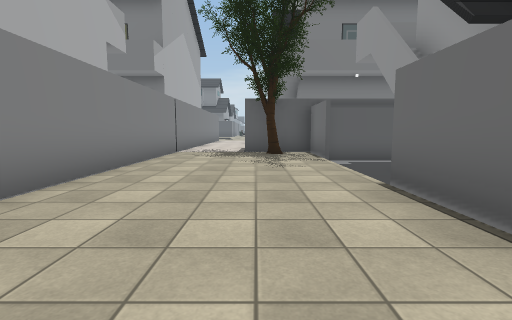
View 1 (above)

12 first-person views from a walk through a Unity game level. The camera is 1.3 m above the floor, tilts 6° down and sees 85° across. The floor is counted in squares, 2 m on a side. Each view is taken from the middle of a square. On the plan, view 1 faces up. The plan holds only what a view shows up to about 9 squares ahead; the rest is blank. The place goes on beyond the plan. Some animated figures are not drawn. Some surface patterns are stand-ins.

View 2
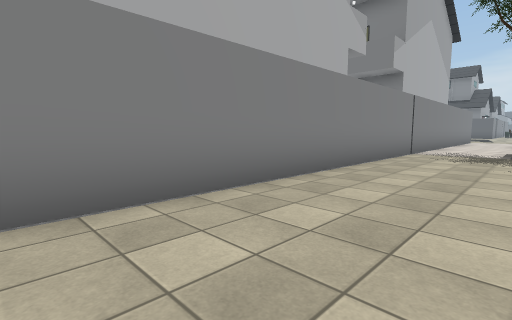

View 3
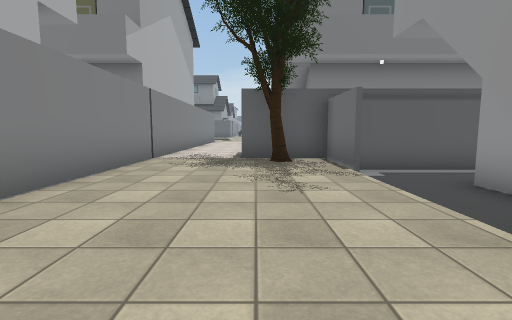

View 4
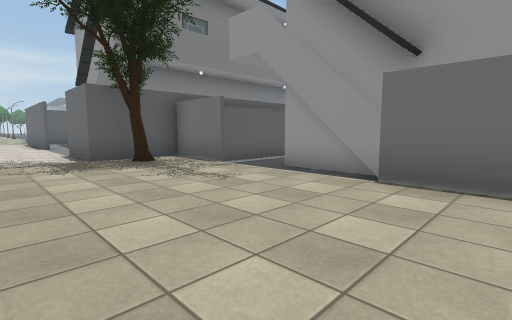

View 5
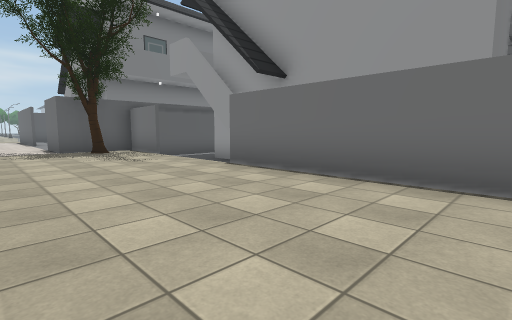

View 6
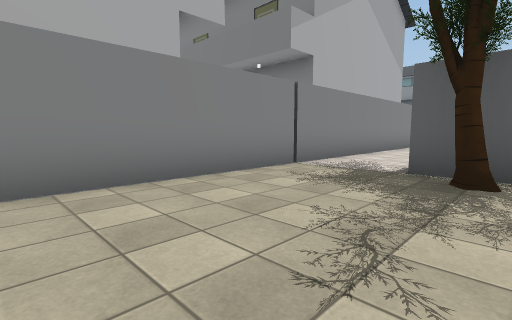

View 7
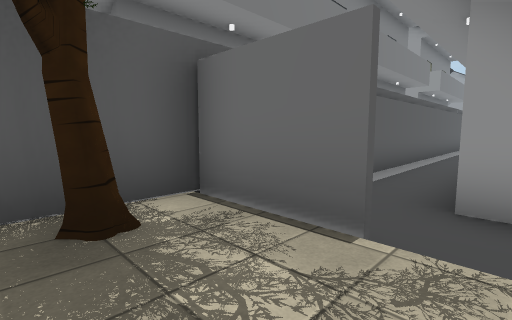

View 8
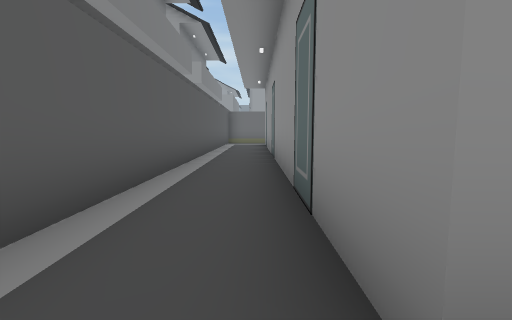

View 9
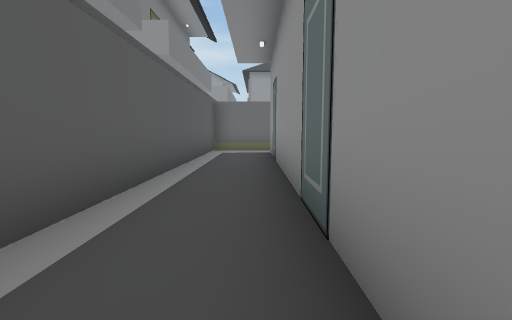

View 10
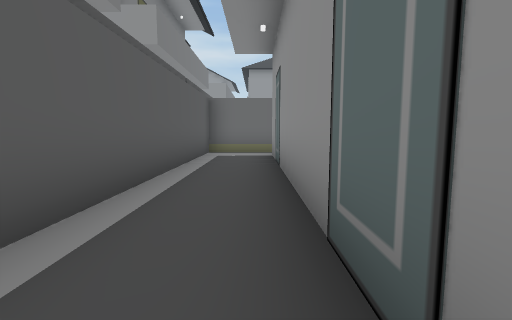

View 11
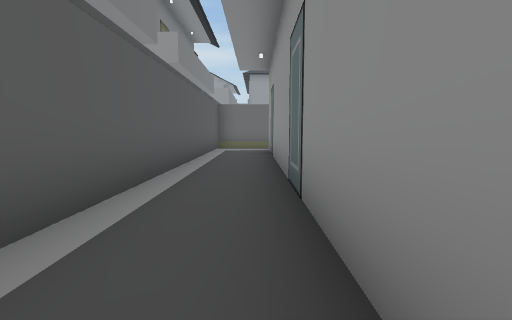

View 12
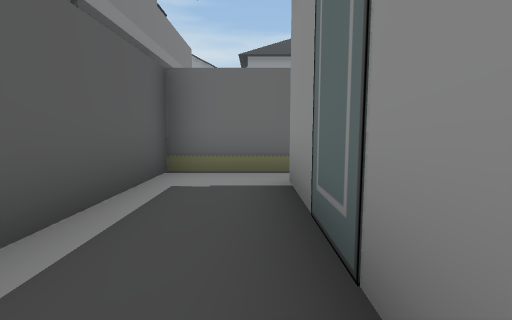

### Floor plan
Key: @ floor where view 1 was taken; # wall or solid block; . main floor; - floor 0.5 m lower than the main floor; ^ raised ledge; H house; T tree.
Columns run from 4 left of view 1 to 20 right of it. Each row starts with its distance up from view 1.
 14  H
 13  H...
 12  H...
 11 HH...                HHHH
 10  H..#
  9  H..###
  8 HH..T.################^
  7  H....#--------------#
  6 HH....--##############
  5  H....--#
  4  H....-##
  3  H....#
  2  H....#
  1  H....#
  0  H..@.#
 -1   ....#

Where each view was taken, in squares from view 1:
view 1: 0 up, 0 right, facing up
view 2: 0 up, 0 right, facing up-left
view 3: 2 up, 0 right, facing up
view 4: 2 up, 2 left, facing up-right
view 5: 1 down, 2 left, facing up-right
view 6: 4 up, 1 right, facing up-left
view 7: 6 up, 0 right, facing up-right
view 8: 7 up, 3 right, facing right
view 9: 7 up, 8 right, facing right
view 10: 7 up, 9 right, facing right
view 11: 7 up, 7 right, facing right
view 12: 7 up, 13 right, facing right
